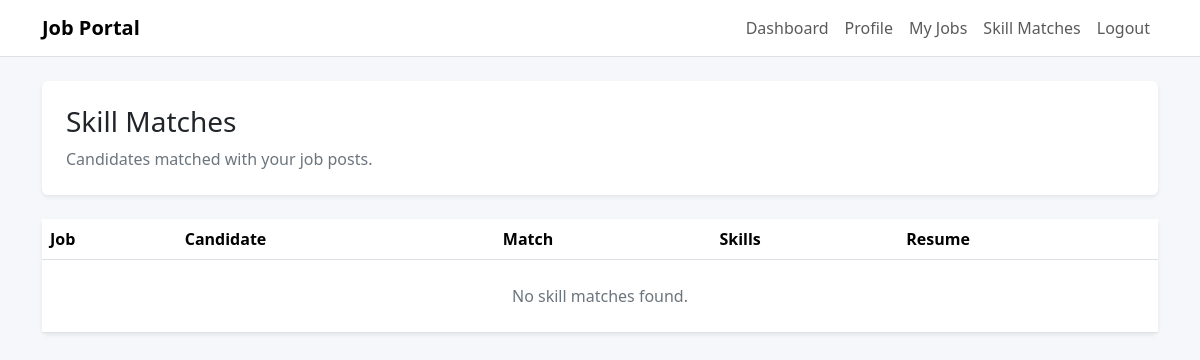
The app's page /matches/ (signed in), older data.
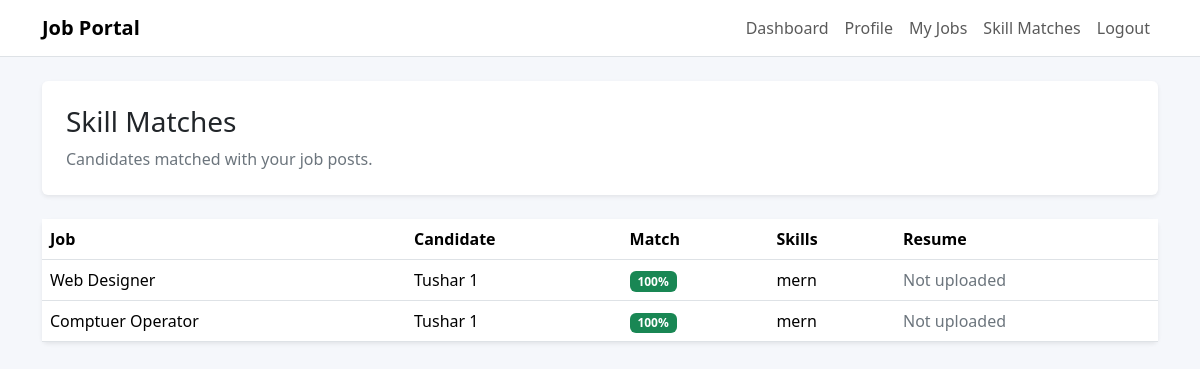
The same page, newer data.
### Tushar_1196_JobPortal/models.py (models this page shows, shortened)
class JobPost(models.Model):
    recruiter = models.ForeignKey(
        settings.AUTH_USER_MODEL,
        on_delete=models.CASCADE,
        related_name="job_posts",
    )
    title = models.CharField(max_length=200)
    number_of_openings = models.PositiveIntegerField()
    category = models.CharField(max_length=120)
    description = models.TextField()
    skills_set = models.TextField()
    created_at = models.DateTimeField(auto_now_add=True)
    class Meta:
        ordering = ["-created_at"]

class UserProfile(models.Model):
    RECRUITER = "recruiter"
    JOB_SEEKER = "job_seeker"
    USER_TYPE_CHOICES = [
        (RECRUITER, "Recruiter"),
        (JOB_SEEKER, "Job Seeker"),
    ]
    user = models.OneToOneField(
        settings.AUTH_USER_MODEL,
        on_delete=models.CASCADE,
        related_name="profile",
    )
    display_name = models.CharField(max_length=150)
    user_type = models.CharField(
        max_length=20,
        choices=USER_TYPE_CHOICES,
        default=JOB_SEEKER,
    )
    company_name = models.CharField(max_length=150, blank=True)
    company_information = models.TextField(blank=True)
    skills_set = models.TextField(blank=True)
    resume = models.FileField(upload_to="resumes/", blank=True, null=True)

### Tushar_1196_JobPortal/views.py (the view, shortened to what this page needs)
# urls.py: path('matches/', views.match_dashboard_view, name='matches'),
@login_required
@never_cache
@ensure_csrf_cookie
def match_dashboard_view(request):
    profile = get_or_create_profile(request.user)
    if profile.user_type == UserProfile.RECRUITER:
        jobs = JobPost.objects.filter(recruiter=request.user)
        seekers = UserProfile.objects.filter(
            user_type=UserProfile.JOB_SEEKER,
        ).exclude(skills_set="").select_related("user")
        matches = []
        for job in jobs:
            for seeker in seekers:
                match = build_match(job, seeker)
                if match["score"] > 0:
                    matches.append(match)
    matches.sort(key=lambda item: item["score"], reverse=True)
    return render(
        request,
        "jobportal/matches.html",
        {
            "matches": matches,
            "profile": profile,
        },
    )

### Tushar_1196_JobPortal/views.py (called while the page is built)
def get_or_create_profile(user):
    profile, _ = UserProfile.objects.get_or_create(
        user=user,
        defaults={
            "display_name": user.get_username(),
            "user_type": UserProfile.JOB_SEEKER,
        },
    )
    return profile

def split_skills(value):
    return {
        skill.strip().lower()
        for skill in re.split(r"[,;\n]+", value or "")
        if skill.strip()
    }

def build_match(job, seeker_profile):
    job_skills = split_skills(job.skills_set)
    seeker_skills = split_skills(seeker_profile.skills_set)
    matched_skills = sorted(job_skills & seeker_skills)
    score = round((len(matched_skills) / len(job_skills)) * 100) if job_skills else 0
    return {
        "job": job,
        "seeker": seeker_profile,
        "score": score,
        "matched_skills": matched_skills,
    }

### Tushar_1196_JobPortal/templates/jobportal/matches.html (shortened to what this page needs)
{% extends "jobportal/base.html" %}
{% block content %}
<section class="card border-0 shadow-sm mb-4">
    <div class="card-body p-4">
        <h1 class="h3 mb-2">Skill Matches</h1>
        <p class="text-secondary mb-0">
            {% if profile.user_type == "recruiter" %}
                Candidates matched with your job posts.
            {% else %}
                Jobs matched with your skills set.
            {% endif %}
        </p>
    </div>
</section>
{% if profile.user_type == "recruiter" %}
    <section class="card border-0 shadow-sm">
        <div class="table-responsive">
            <table class="table table-hover align-middle mb-0">
                <thead>
                    <tr>
                        <th>Job</th>
                        <th>Candidate</th>
                        <th>Match</th>
                        <th>Skills</th>
                        <th>Resume</th>
                    </tr>
                </thead>
                <tbody>
                    {% for match in matches %}
                        <tr>
                            <td>{{ match.job.title }}</td>
                            <td>{{ match.seeker.display_name }}</td>
                            <td><span class="badge text-bg-success">{{ match.score }}%</span></td>
                            <td>{{ match.matched_skills|join:", " }}</td>
                            <td>
                                {% if match.seeker.resume %}
                                    <a href="{{ match.seeker.resume.url }}">View</a>
                                {% else %}
                                    <span class="text-secondary">Not uploaded</span>
                                {% endif %}
                            </td>
                        </tr>
                    {% empty %}
                        <tr>
                            <td colspan="5" class="text-center text-secondary py-4">No skill matches found.</td>
                        </tr>
                    {% endfor %}
                </tbody>
            </table>
        </div>
    </section>
{% endif %}
{% endblock %}

Row changes from the older to the newer data that the page shows:
added JobPost: job "Web Designer", seeker.display_name "Tushar 1", score "100", matched_skills "mern"
added JobPost: job "Comptuer Operator", seeker.display_name "Tushar 1", score "100", matched_skills "mern"
Text that changed along with them:
text no longer shown: "No skill matches found."
